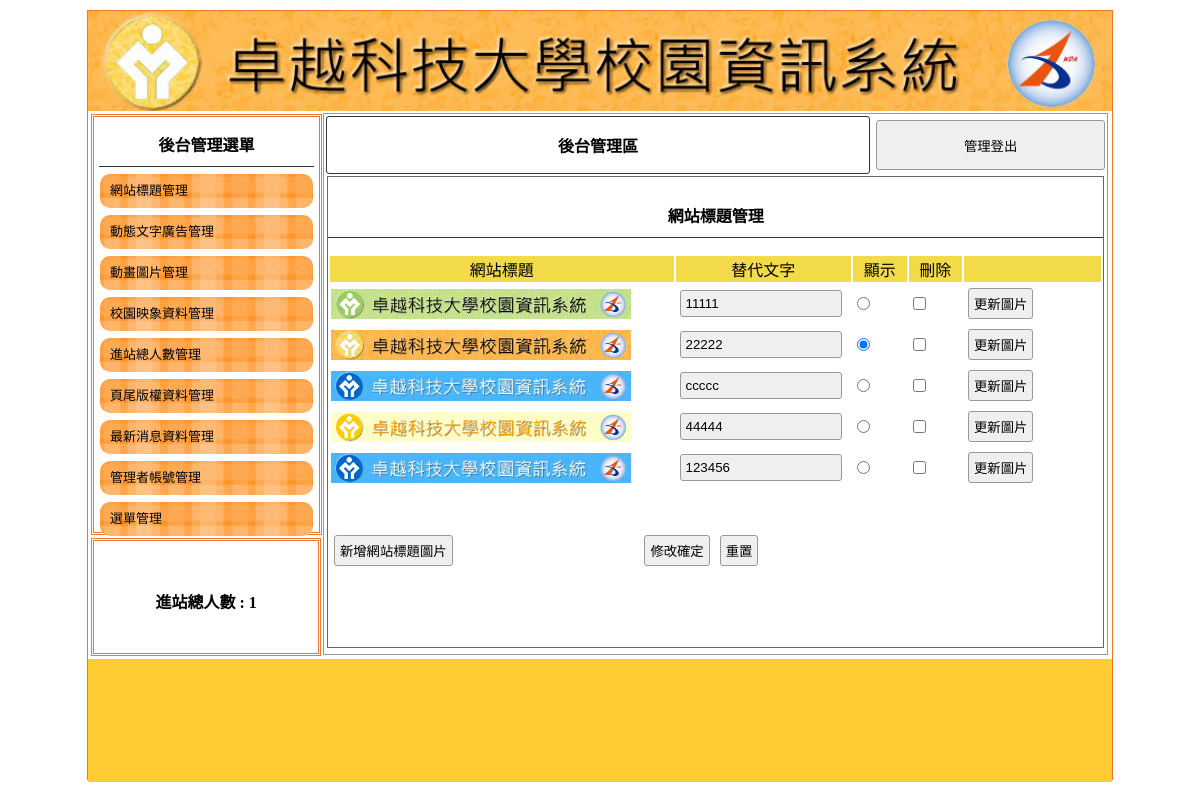
The page /back.php on the database as committed earlier.
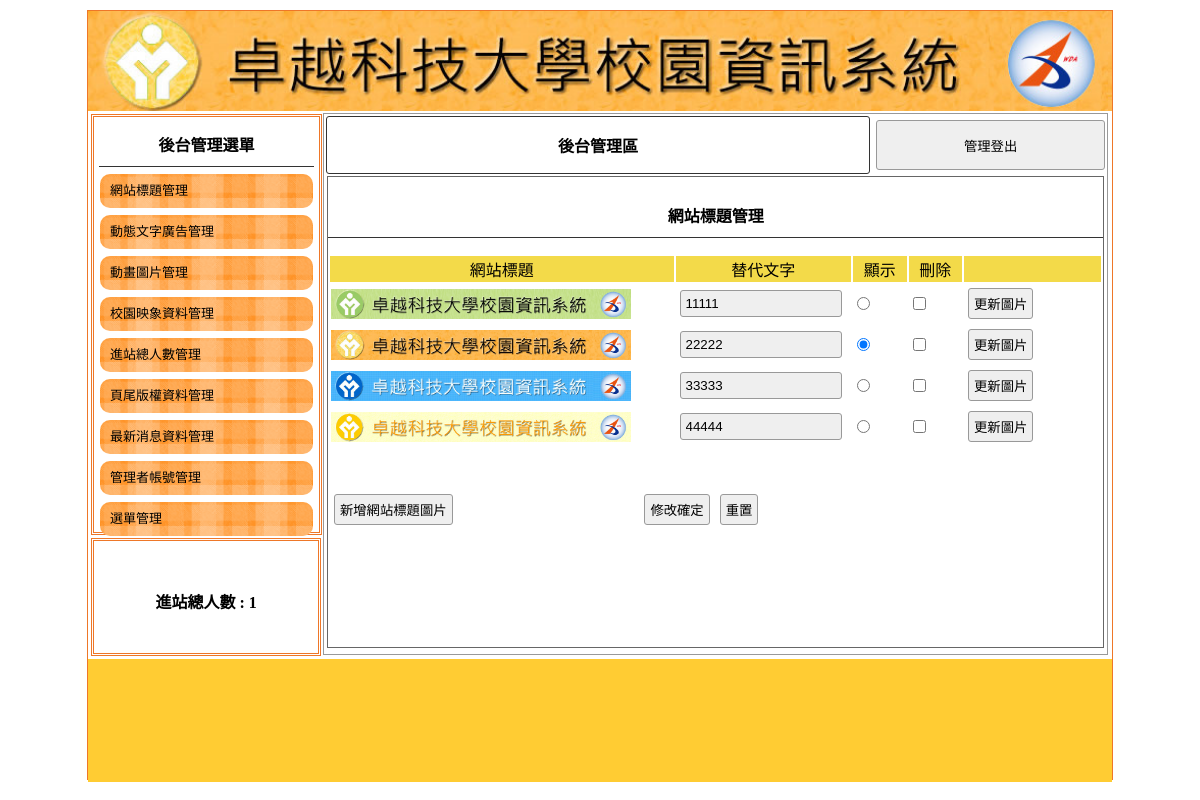
The same page on the database as committed later.
### tables this page shows
CREATE TABLE `title` (
  `id` int(10) UNSIGNED NOT NULL,
  `text` text NOT NULL,
  `img` text NOT NULL,
  `sh` int(1) UNSIGNED NOT NULL
);

### api/db.php (called while the page is built, shortened)
<?php
class DB
{
    protected $dsn = "mysql:host=localhost;charset=utf8;dbname=db11";
    protected $pdo;
    protected $table;
    function __construct($table)
    {
        $this->table = $table;
        $this->pdo = new PDO($this->dsn, 'root', '');
    }
    function all(...$arg)
    {
        $sql = " SELECT * FROM `$this->table` ";
        return $this->pdo->query($sql)->fetchAll(PDO::FETCH_ASSOC);
    }
    function find($id)
    {
        $sql = " SELECT * FROM `$this->table` ";
        if (is_array($id)) {
            $where = $this->array2sql($id);
            $sql .= " WHERE " . join(" AND ", $where);
        } else {
            $sql .= " WHERE `id`='$id' ";
        }
        return $this->pdo->query($sql)->fetch(PDO::FETCH_ASSOC);
    }
    private function array2sql($array){
        $tmp=[];
        foreach($array as $key => $value){
            $tmp[]="`$key`='$value'";
        }
        return $tmp;
    }
}
$Title=new DB('title');

### back/title.php (the view, shortened to what the changed rows need)
<div style="width:99%; height:87%; margin:auto; overflow:auto; border:#666 1px solid;">
    <form method="post" target="" action="./api/edit.php?table=<?= $do; ?>">
        <table width="100%">
            <tbody>
                <?php
                $rows=$Title->all();
                foreach($rows as $row):
                ?>
                <tr>
                    <td width="45%">
                        <img src="./upload/<?= $row['img']; ?>" style="width: 300px; height: 30px;">
                    </td>
                    <td width="23%">
                        <input type="text" name="text[<?= $row['id']; ?>]" value="<?= $row['text']; ?>">
                    </td>
                    <td width="7%">
                        <input type="radio" name="sh" value="<?= $row['id']; ?>" <?= ($row['sh']==1)?"checked":""; ?>>
                    </td>
                    <td width="7%">
                        <input type="checkbox" name="del[]" value="<?= $row['id']; ?>">
                    </td>
                    <td>
                        <input type="button" value="更新圖片" onclick="op('#cover','#cvr','./modal/update.php?table=<?= $do; ?>&id=<?= $row['id']; ?>')">
                    </td>
                </tr>
                <?php
                endforeach;
                ?>
            </tbody>
        </table>
    </form>
</div>

### back.php (shortened to what the changed rows need)
<?php
include_once "./api/db.php";
?>
<!DOCTYPE html PUBLIC "-//W3C//DTD XHTML 1.0 Transitional//EN" "http://www.w3.org/TR/xhtml1/DTD/xhtml1-transitional.dtd">
<html xmlns="http://www.w3.org/1999/xhtml">
<head>
	<link href="./css/css.css" rel="stylesheet" type="text/css">
</head>
<body>
	<div id="main">
		<?php
		$title=$Title->find(['sh'=>1]);
		?>
		<a title="<?= $title['text']; ?>" href="index.php">
			<div class="ti" style="background:url('upload/<?= $title['img']; ?>'); background-size:cover;"></div>
		</a>
		<div id="ms">
			<div class="di" style="height:540px; border:#999 1px solid; width:76.5%; margin:2px 0px 0px 0px; float:left; position:relative; left:20px;">
				<?php
				$do = $_GET['do'] ?? 'title';
				$file = "./back/" . $do . ".php";
				if (file_exists($file)) {
					include $file;
				} else {
					include "./back/title.php";
				}
				?>
			</div>
		</div>
	</div>
</body>
</html>

Rows that differ between the two databases and show on the page:
removed title: img (picture), text "123456"
changed title (number 3 of 4 on the later page): text "ccccc" → "33333"
